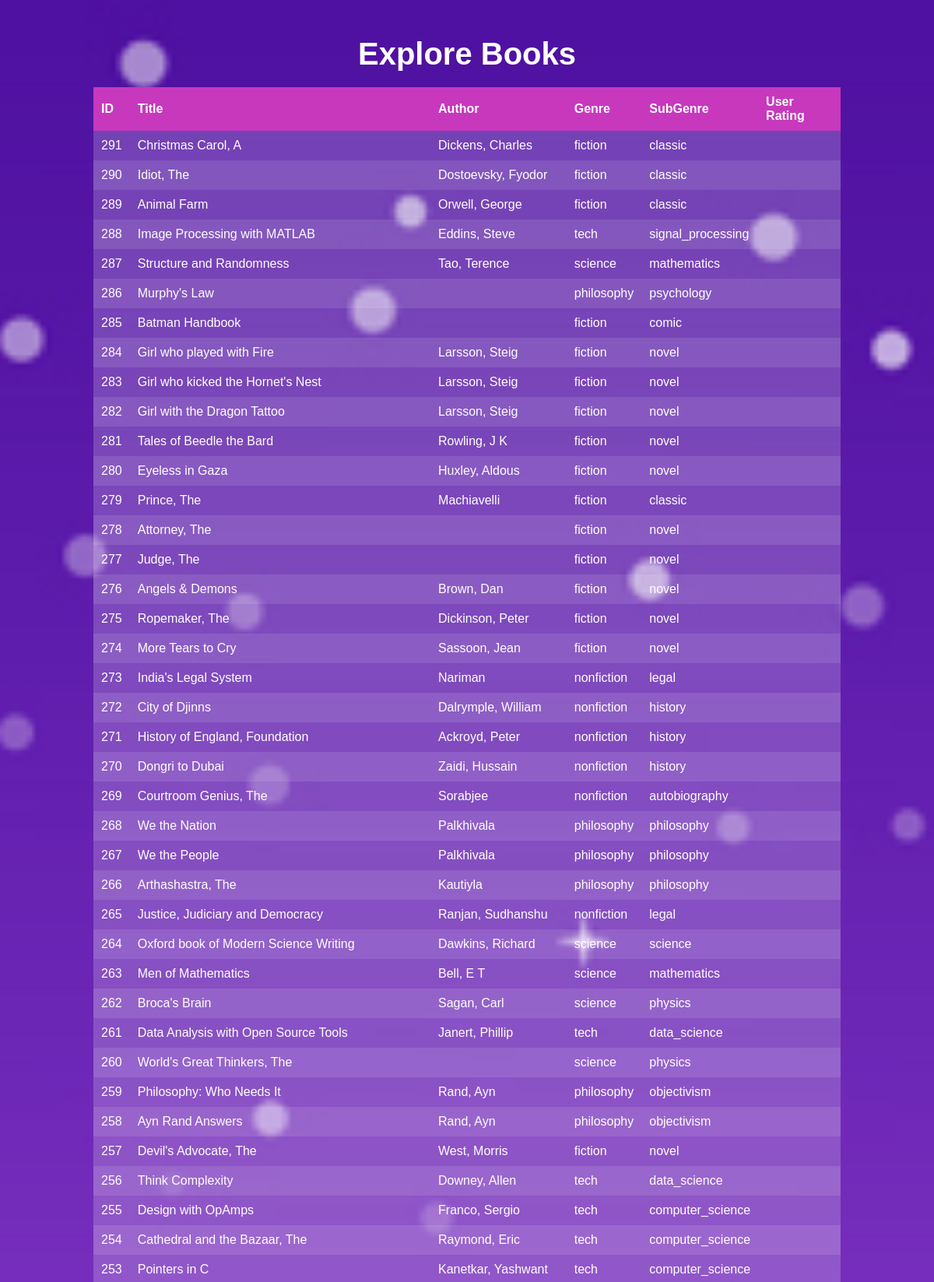
The page /templates/Explore.php?sort=id&order=DESC (upper part) on the database its author committed.
### tables this page shows
CREATE TABLE `book` (
  `id` int(11) NOT NULL,
  `Title` varchar(255) DEFAULT NULL,
  `Author` varchar(255) DEFAULT NULL,
  `Genre` varchar(255) DEFAULT NULL,
  `SubGenre` varchar(255) DEFAULT NULL,
  `UserRating` float DEFAULT NULL
);

### templates/Explore.php (the view, shortened to what this page needs)
<?php
$servername = "localhost";
$username = "root";
$password = "";
$dbname = "book_recommendation";
$conn = new mysqli($servername, $username, $password, $dbname);
$sort_column = 'id';
$sort_order = 'ASC';
if (isset($_GET['sort']) && isset($_GET['order'])) {
    $sort_column = $_GET['sort'];
    $sort_order = $_GET['order'] == 'ASC' ? 'ASC' : 'DESC';
}
$sql = "SELECT id, Title, Author, Genre, SubGenre, UserRating FROM book ORDER BY $sort_column $sort_order";
$result = $conn->query($sql);
?>
<!DOCTYPE html>
<html>
<head>
</head>
<body style="background-position: center center; background-size: cover; background-repeat: repeat; min-height: 100vh;">
    <div class="container">
        <h1>Explore Books</h1>
        <div class="table-container">
            <table>
                <thead>
                    <tr>
                        <th><a href="?sort=id&order=<?php echo $sort_order == 'ASC' ? 'DESC' : 'ASC'; ?>">ID</a></th>
                        <th><a href="?sort=Title&order=<?php echo $sort_order == 'ASC' ? 'DESC' : 'ASC'; ?>">Title</a></th>
                        <th><a href="?sort=Author&order=<?php echo $sort_order == 'ASC' ? 'DESC' : 'ASC'; ?>">Author</a></th>
                        <th><a href="?sort=Genre&order=<?php echo $sort_order == 'ASC' ? 'DESC' : 'ASC'; ?>">Genre</a></th>
                        <th><a href="?sort=SubGenre&order=<?php echo $sort_order == 'ASC' ? 'DESC' : 'ASC'; ?>">SubGenre</a></th>
                        <th><a href="?sort=UserRating&order=<?php echo $sort_order == 'ASC' ? 'DESC' : 'ASC'; ?>">User Rating</a></th>
                    </tr>
                </thead>
                <tbody>
                    <?php
                    if ($result->num_rows > 0) {
                        while($row = $result->fetch_assoc()) {
                            echo "<tr>";
                            echo "<td>" . $row["id"]. "</td>";
                            echo "<td>" . $row["Title"]. "</td>";
                            echo "<td>" . $row["Author"]. "</td>";
                            echo "<td>" . $row["Genre"]. "</td>";
                            echo "<td>" . $row["SubGenre"]. "</td>";
                            echo "<td>" . $row["UserRating"]. "</td>";
                            echo "</tr>";
                        }
                    } else {
                        echo "<tr><td colspan='6'>No records found</td></tr>";
                    }
                    ?>
                </tbody>
            </table>
        </div>
    </div>
</body>
</html>

### templates/Explore.php (style rules this page uses)
body, html { margin: 0; padding: 0; height: 100%; font-family: 'Arial', sans-serif; background-image: url('http://localhost/book_recommendation/templates/img.jpg'); color: white; background-attachment: fixed; }
.container { width: 80%; margin: auto; padding: 20px; }
h1 { text-align: center; font-size: 2.5rem; margin-bottom: 20px; }
.table-container { overflow-x: auto; }
table { width: 100%; border-collapse: collapse; background: rgba(255, 255, 255, 0.2); border-radius: 8px; box-shadow: 0 4px 10px rgba(0, 0, 0, 0.3); }
th, td { padding: 10px; text-align: left; }
th { background: #C738BD; color: white; cursor: pointer; }
tr:nth-child(even) { background: rgba(255, 255, 255, 0.1); }
th a { color: white; text-decoration: none; }

### rows shown on the page
book: id "291", Title "Christmas Carol, A", Author "Dickens, Charles", Genre "fiction", SubGenre "classic"
book: id "290", Title "Idiot, The", Author "Dostoevsky, Fyodor", Genre "fiction", SubGenre "classic"
book: id "289", Title "Animal Farm", Author "Orwell, George", Genre "fiction", SubGenre "classic"
book: id "288", Title "Image Processing with MATLAB", Author "Eddins, Steve", Genre "tech", SubGenre "signal_processing"
book: id "287", Title "Structure and Randomness", Author "Tao, Terence", Genre "science", SubGenre "mathematics"
book: id "286", Title "Murphy's Law", Genre "philosophy", SubGenre "psychology"
book: id "285", Title "Batman Handbook", Genre "fiction", SubGenre "comic"
book: id "284", Title "Girl who played with Fire", Author "Larsson, Steig", Genre "fiction", SubGenre "novel"
book: id "283", Title "Girl who kicked the Hornet's Nest", Author "Larsson, Steig", Genre "fiction", SubGenre "novel"
book: id "282", Title "Girl with the Dragon Tattoo", Author "Larsson, Steig", Genre "fiction", SubGenre "novel"
book: id "281", Title "Tales of Beedle the Bard", Author "Rowling, J K", Genre "fiction", SubGenre "novel"
book: id "280", Title "Eyeless in Gaza", Author "Huxley, Aldous", Genre "fiction", SubGenre "novel"
book: id "279", Title "Prince, The", Author "Machiavelli", Genre "fiction", SubGenre "classic"
book: id "278", Title "Attorney, The", Genre "fiction", SubGenre "novel"
book: id "277", Title "Judge, The", Genre "fiction", SubGenre "novel"
book: id "276", Title "Angels & Demons", Author "Brown, Dan", Genre "fiction", SubGenre "novel"
book: id "275", Title "Ropemaker, The", Author "Dickinson, Peter", Genre "fiction", SubGenre "novel"
book: id "274", Title "More Tears to Cry", Author "Sassoon, Jean", Genre "fiction", SubGenre "novel"
book: id "273", Title "India's Legal System", Author "Nariman", Genre "nonfiction", SubGenre "legal"
book: id "272", Title "City of Djinns", Author "Dalrymple, William", Genre "nonfiction", SubGenre "history"
book: id "271", Title "History of England, Foundation", Author "Ackroyd, Peter", Genre "nonfiction", SubGenre "history"
book: id "270", Title "Dongri to Dubai", Author "Zaidi, Hussain", Genre "nonfiction", SubGenre "history"
book: id "269", Title "Courtroom Genius, The", Author "Sorabjee", Genre "nonfiction", SubGenre "autobiography"
book: id "268", Title "We the Nation", Author "Palkhivala", Genre "philosophy", SubGenre "philosophy"
book: id "267", Title "We the People", Author "Palkhivala", Genre "philosophy", SubGenre "philosophy"
book: id "266", Title "Arthashastra, The", Author "Kautiyla", Genre "philosophy", SubGenre "philosophy"
book: id "265", Title "Justice, Judiciary and Democracy", Author "Ranjan, Sudhanshu", Genre "nonfiction", SubGenre "legal"
book: id "264", Title "Oxford book of Modern Science Writing", Author "Dawkins, Richard", Genre "science", SubGenre "science"
book: id "263", Title "Men of Mathematics", Author "Bell, E T", Genre "science", SubGenre "mathematics"
book: id "262", Title "Broca's Brain", Author "Sagan, Carl", Genre "science", SubGenre "physics"
book: id "261", Title "Data Analysis with Open Source Tools", Author "Janert, Phillip", Genre "tech", SubGenre "data_science"
book: id "260", Title "World's Great Thinkers, The", Genre "science", SubGenre "physics"
book: id "259", Title "Philosophy: Who Needs It", Author "Rand, Ayn", Genre "philosophy", SubGenre "objectivism"
book: id "258", Title "Ayn Rand Answers", Author "Rand, Ayn", Genre "philosophy", SubGenre "objectivism"
book: id "257", Title "Devil's Advocate, The", Author "West, Morris", Genre "fiction", SubGenre "novel"
book: id "256", Title "Think Complexity", Author "Downey, Allen", Genre "tech", SubGenre "data_science"
book: id "255", Title "Design with OpAmps", Author "Franco, Sergio", Genre "tech", SubGenre "computer_science"
book: id "254", Title "Cathedral and the Bazaar, The", Author "Raymond, Eric", Genre "tech", SubGenre "computer_science"
book: id "253", Title "Pointers in C", Author "Kanetkar, Yashwant", Genre "tech", SubGenre "computer_science"
